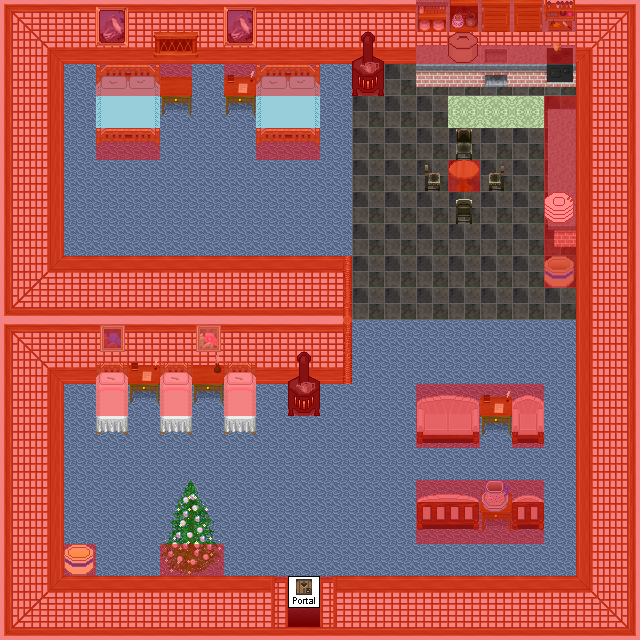

A 2D game scene composited from a Tiled map and its tileset images. What follows is a short description and the map's XML, with each tile layer's data collapsed to a summary:
An orthogonal 20x20 tile map with 32x32 px tiles, 8 tile layers (0_floor, 1_terrain, 2_object, 3_roof, ...), 20 tilesets.

<map version="1.2" tiledversion="1.2.0" orientation="orthogonal" renderorder="right-down" width="20" height="20" tilewidth="32" tileheight="32" infinite="0" nextlayerid="9" nextobjectid="1">
 <tileset firstgid="1" name="collision" tilewidth="32" tileheight="32" tilecount="1" columns="1">
  <image source="../../tileset/logic/collision.png" width="32" height="32" />
 </tileset>
 <tileset firstgid="2" name="dojo_walls" tilewidth="32" tileheight="32" tilecount="160" columns="10">
  <image source="../../tileset/building/wall/dojo_walls.png" width="320" height="512" />
 </tileset>
 <tileset firstgid="162" name="floor_tiles" tilewidth="32" tileheight="32" tilecount="9" columns="3">
  <image source="../../tileset/ground/indoor/floor_tiles.png" width="96" height="96" />
 </tileset>
 <tileset firstgid="171" name="dojo_entrances" tilewidth="32" tileheight="32" tilecount="72" columns="12">
  <image source="../../tileset/building/entrance/dojo_entrances.png" width="384" height="192" />
 </tileset>
 <tileset firstgid="243" name="window_long" tilewidth="32" tileheight="32" tilecount="3" columns="3">
  <image source="../../tileset/building/window/window_long.png" width="96" height="32" />
 </tileset>
 <tileset firstgid="246" name="window_long_below" tilewidth="32" tileheight="32" tilecount="3" columns="3">
  <image source="../../tileset/building/window/window_long_below.png" width="96" height="32" />
 </tileset>
 <tileset firstgid="249" name="double_blue" tilewidth="32" tileheight="32" tilecount="8" columns="2">
  <image source="../../tileset/furniture/bed/double_blue.png" width="64" height="128" />
 </tileset>
 <tileset firstgid="257" name="single_white_pink" tilewidth="32" tileheight="32" tilecount="9" columns="3">
  <image source="../../tileset/furniture/bed/single_white_pink.png" width="96" height="96" />
 </tileset>
 <tileset firstgid="266" name="warmer" tilewidth="32" tileheight="32" tilecount="2" columns="1">
  <image source="../../tileset/furniture/kitchen/warmer.png" width="32" height="64" />
 </tileset>
 <tileset firstgid="268" name="cabinets" tilewidth="32" tileheight="32" tilecount="44" columns="4">
  <image source="../../tileset/furniture/kitchen/cabinets.png" width="128" height="352" />
 </tileset>
 <tileset firstgid="312" name="wooden_pale" tilewidth="32" tileheight="32" tilecount="1" columns="1">
  <image source="../../tileset/furniture/table/wooden_pale.png" width="32" height="32" />
 </tileset>
 <tileset firstgid="313" name="greenish_grey" tilewidth="32" tileheight="32" tilecount="4" columns="2">
  <image source="../../tileset/furniture/chair/greenish_grey.png" width="64" height="64" />
 </tileset>
 <tileset firstgid="317" name="sofa_chair_pink" tilewidth="32" tileheight="32" tilecount="12" columns="3">
  <image source="../../tileset/furniture/chair/sofa_chair_pink.png" width="96" height="128" />
 </tileset>
 <tileset firstgid="329" name="desk" tilewidth="32" tileheight="32" tilecount="4" columns="2">
  <image source="../../tileset/furniture/table/desk.png" width="64" height="64" />
 </tileset>
 <tileset firstgid="333" name="oil_paintings" tilewidth="32" tileheight="32" tilecount="16" columns="4">
  <image source="../../tileset/furniture/picture/oil_paintings.png" width="128" height="128" />
 </tileset>
 <tileset firstgid="349" name="dishes" tilewidth="32" tileheight="32" tilecount="6" columns="2">
  <image source="../../tileset/furniture/crockery/dishes.png" width="64" height="96" />
 </tileset>
 <tileset firstgid="355" name="portal" tilewidth="32" tileheight="32" tilecount="16" columns="8">
  <image source="../../tileset/logic/portal.png" width="256" height="64" />
 </tileset>
 <tileset firstgid="371" name="spruce_xmas4" tilewidth="32" tileheight="32" tilecount="6" columns="2">
  <image source="../../tileset/plant/tree/spruce_xmas4.png" width="64" height="96" />
 </tileset>
 <tileset firstgid="377" name="xmas_lights" tilewidth="32" tileheight="32" tilecount="20" columns="4">
  <image source="../../tileset/furniture/light/xmas_lights.png" width="128" height="160" />
 </tileset>
 <tileset firstgid="397" name="stump_snow1" tilewidth="32" tileheight="32" tilecount="2" columns="2">
  <image source="../../tileset/plant/stump/stump_snow1.png" width="64" height="32" />
 </tileset>
 <layer id="1" name="0_floor" width="20" height="20">
  <data>[400 cells, 400 non-empty, 31 distinct tile ids]</data>
 </layer>
 <layer id="2" name="1_terrain" width="20" height="20">
  <data>[400 cells, 84 non-empty, 57 distinct tile ids]</data>
 </layer>
 <layer id="3" name="2_object" width="20" height="20">
  <data>[400 cells, 9 non-empty, 8 distinct tile ids]</data>
 </layer>
 <layer id="4" name="3_roof" width="20" height="20">
  <data>[400 cells, 9 non-empty, 7 distinct tile ids]</data>
 </layer>
 <layer id="5" name="4_roof_add" width="20" height="20">
  <data>[400 cells, 6 non-empty, 6 distinct tile ids]</data>
 </layer>
 <layer id="6" name="objects" width="20" height="20">
  <data>[400 cells, 1 non-empty, 1 distinct tile ids]</data>
 </layer>
 <layer id="7" name="collision" width="20" height="20" opacity="0.45">
  <data>[400 cells, 219 non-empty, 1 distinct tile ids]</data>
 </layer>
 <layer id="8" name="protection" width="20" height="20">
  <data>[400 cells, 0 non-empty, 0 distinct tile ids]</data>
 </layer>
</map>
